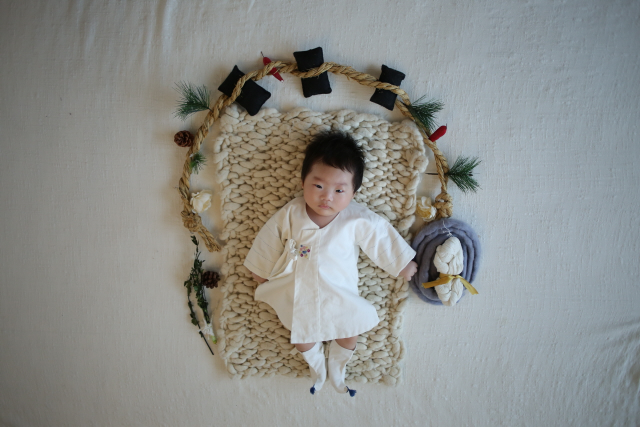
#> input picture images/3.jpg, 1280 x 853 px (shown at 1/2 size)
$ python resizing01.py
#> lines starting #> are read from the running program, lines starting #| are printed output that depends on the picture
import numpy as np
import cv2


def transform():
    img = cv2.imread('images/3.jpg')
#> img is the input picture: shape (853, 1280, 3); mean B, G, R 139.5, 142.6, 140.7
    h, w = img.shape[:2]
#> h = 853; w = 1280

    img2 = cv2.resize(img, None, fx=0.5, fy=1, interpolation=cv2.INTER_AREA)
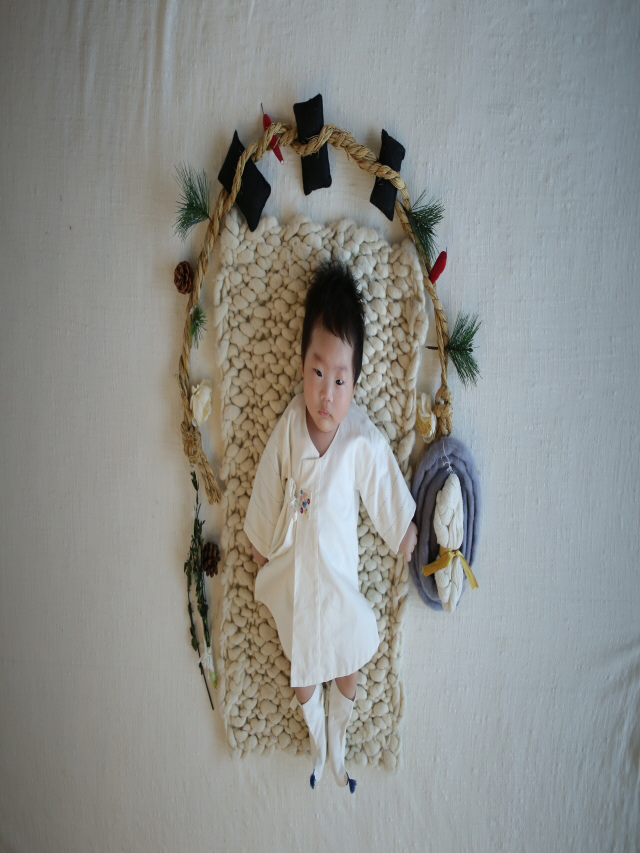
#> img2: shape (853, 640, 3); mean B, G, R 139.5, 142.6, 140.7
    img3 = cv2.resize(img, None, fx=1, fy=0.5, interpolation=cv2.INTER_AREA)
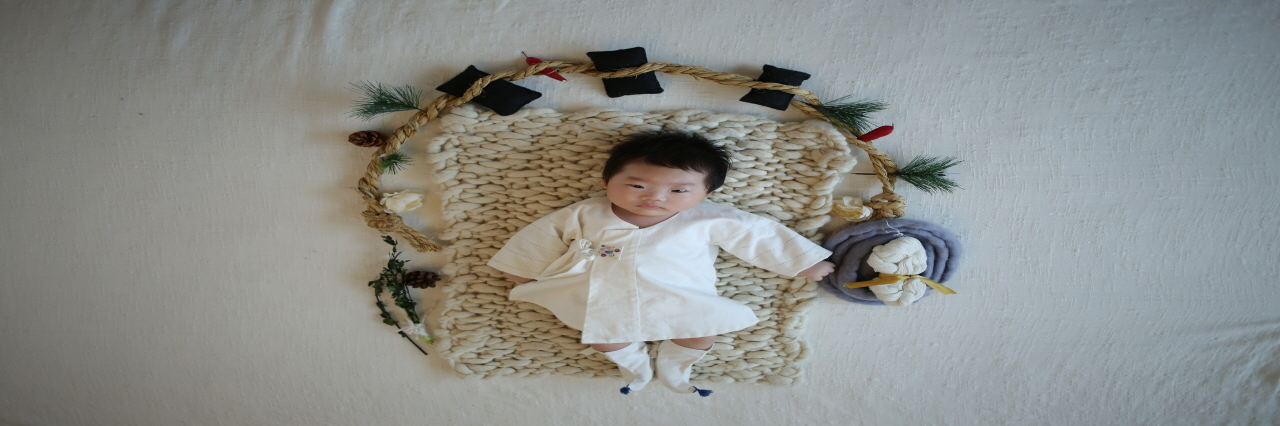
#> img3: shape (426, 1280, 3); mean B, G, R 139.5, 142.6, 140.7
    img4 = cv2.resize(img, None, fx=0.5, fy=0.5, interpolation=cv2.INTER_AREA)
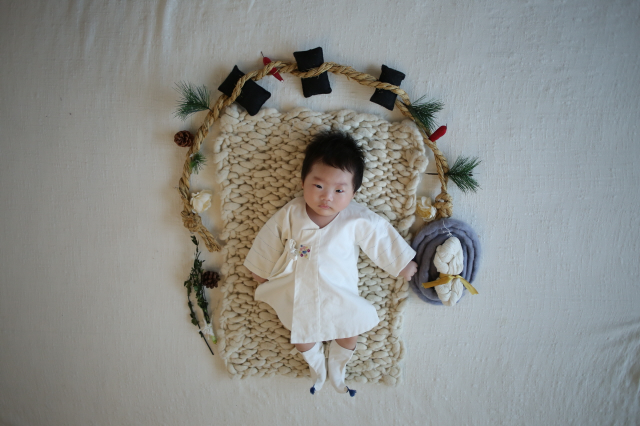
#> img4: shape (426, 640, 3); mean B, G, R 139.6, 142.7, 140.8

    cv2.imshow('orgin', img)
    cv2.imshow('fx0.5', img2)
    cv2.imshow('fy0.5', img3)
    cv2.imshow('fxfy0.5', img4)

    cv2.waitKey(0)
    cv2.destroyAllWindows()

transform()

$ run again, with images/1.jpg copied over images/3.jpg
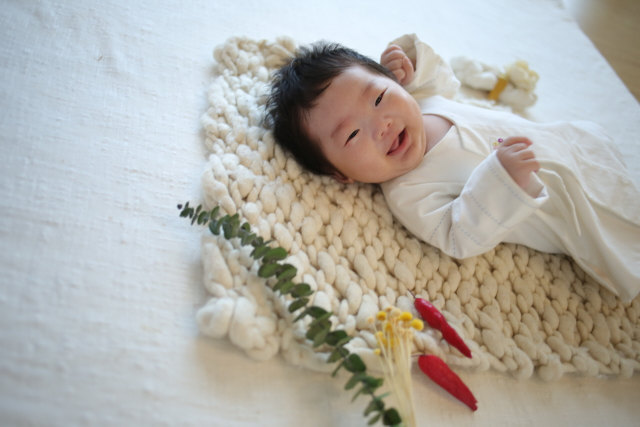
#> input picture images/1.jpg, 1280 x 853 px (shown at 1/2 size)
#> in transform, img is the input picture: shape (853, 1280, 3); mean B, G, R 168.3, 174.7, 177.1
#> in transform, `img3 = cv2.resize(img, None, fx=1, fy=0.5, interpolation=cv2.INTER_AREA)`:
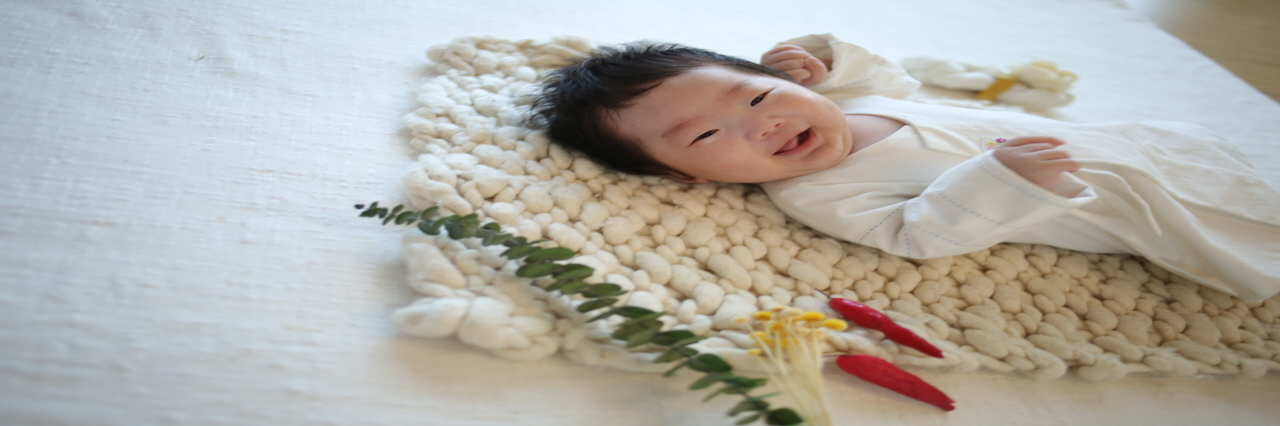
#> img3: shape (426, 1280, 3); mean B, G, R 168.3, 174.7, 177.1
#> in transform, `img4 = cv2.resize(img, None, fx=0.5, fy=0.5, interpolation=cv2.INTER_A..`:
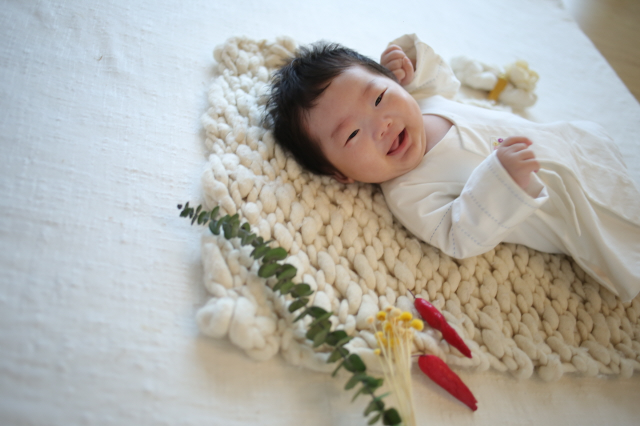
#> img4: shape (426, 640, 3); mean B, G, R 168.4, 174.8, 177.2

$ run again, with images/2.jpg copied over images/3.jpg
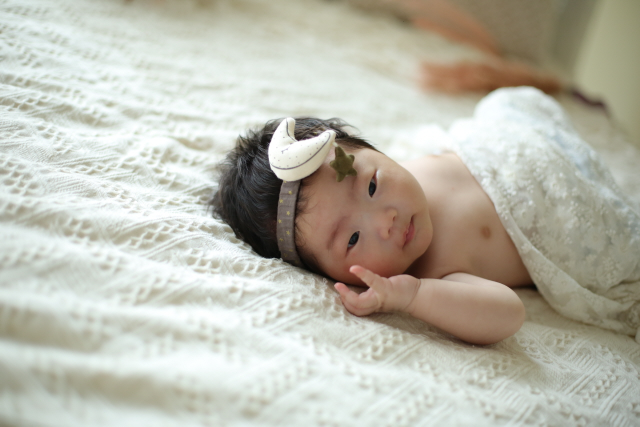
#> input picture images/2.jpg, 1280 x 853 px (shown at 1/2 size)
#> in transform, img is the input picture: shape (853, 1280, 3); mean B, G, R 172.4, 185, 186.6
#> in transform, `img3 = cv2.resize(img, None, fx=1, fy=0.5, interpolation=cv2.INTER_AREA)`:
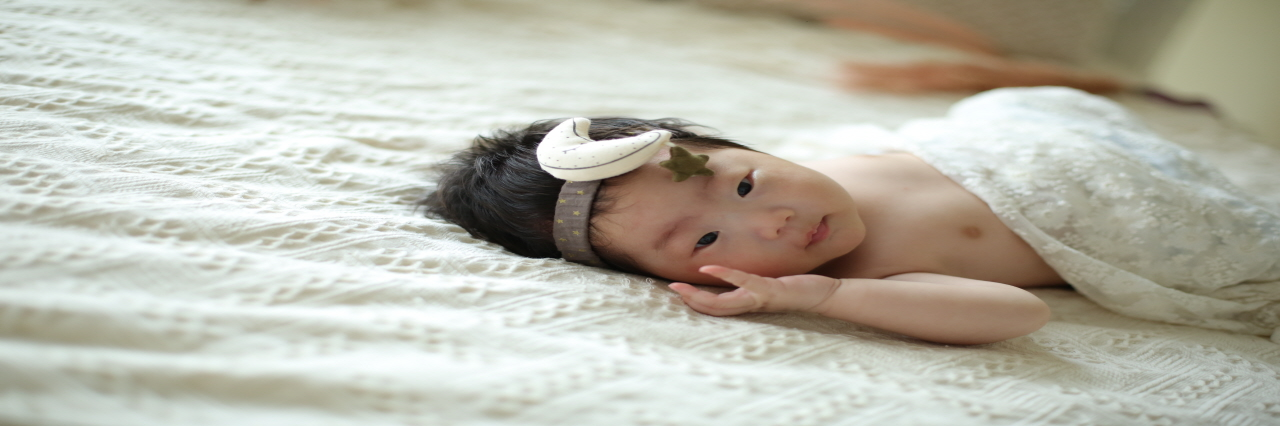
#> img3: shape (426, 1280, 3); mean B, G, R 172.3, 184.9, 186.5
#> in transform, `img4 = cv2.resize(img, None, fx=0.5, fy=0.5, interpolation=cv2.INTER_A..`:
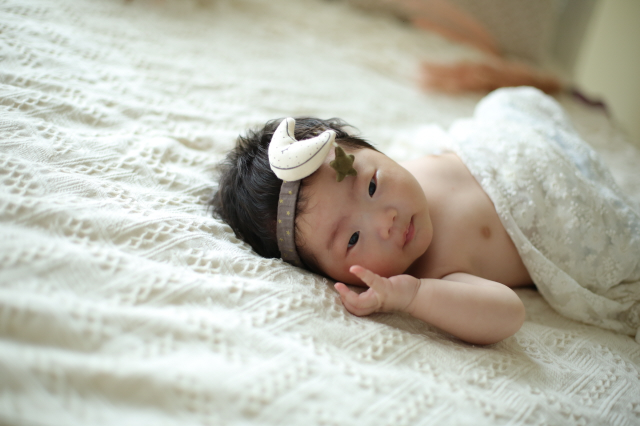
#> img4: shape (426, 640, 3); mean B, G, R 172.5, 185.1, 186.7

$ run again, with images/4.jpg copied over images/3.jpg
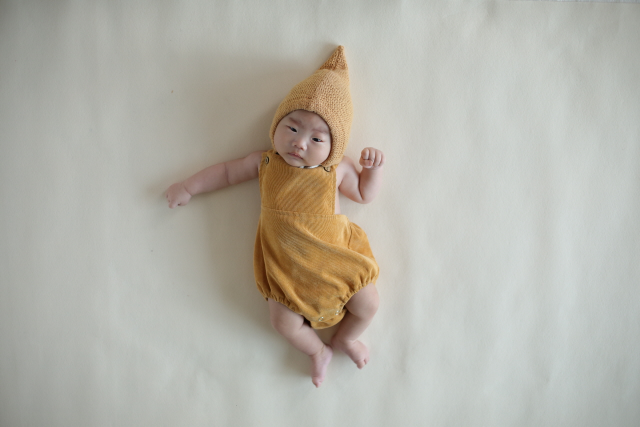
#> input picture images/4.jpg, 1280 x 853 px (shown at 1/2 size)
#> in transform, img is the input picture: shape (853, 1280, 3); mean B, G, R 169.6, 179, 181.2
#> in transform, `img3 = cv2.resize(img, None, fx=1, fy=0.5, interpolation=cv2.INTER_AREA)`:
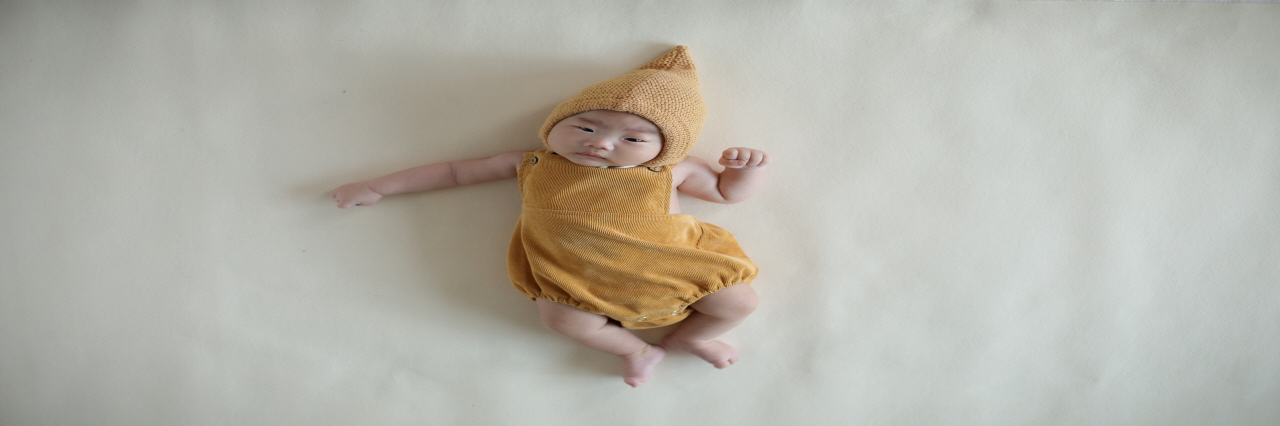
#> img3: shape (426, 1280, 3); mean B, G, R 169.6, 179, 181.2
#> in transform, `img4 = cv2.resize(img, None, fx=0.5, fy=0.5, interpolation=cv2.INTER_A..`:
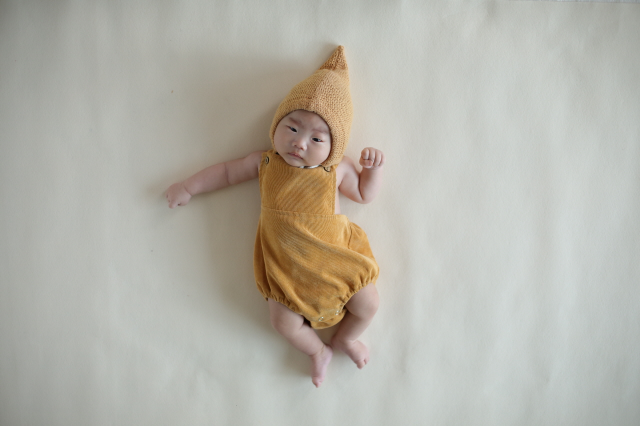
#> img4: shape (426, 640, 3); mean B, G, R 169.7, 179.2, 181.3
